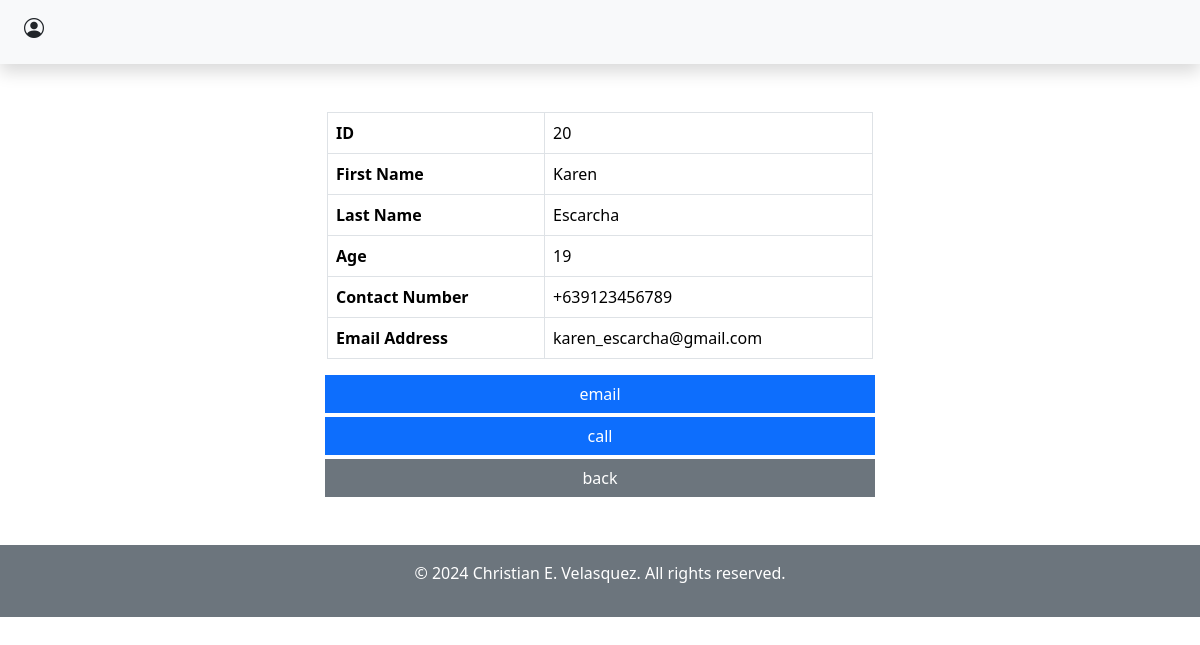
Page /rdview.php?id=20 on the committed database.
### tables this page shows
CREATE TABLE `customer_info` (
  `customer_id` int(5) UNSIGNED ZEROFILL NOT NULL,
  `first_name` varchar(100) DEFAULT NULL,
  `last_name` varchar(100) DEFAULT NULL,
  `age` int(5) DEFAULT NULL,
  `contact_num` varchar(15) DEFAULT NULL,
  `email_add` varchar(100) DEFAULT NULL
);

### rdview.php (the view, shortened to what this page needs)
<!DOCTYPE html>
<html lang="en">
<head>
  <link rel="stylesheet" href="bootstrap/css/bootstrap.min.css?v=5.3">
  <link rel="stylesheet" href="https://cdn.jsdelivr.net/npm/bootstrap-icons@1.11.0/font/bootstrap-icons.css">
</head>
<body>
  <div class="container-fluid bg-light py-3 ps-4 mb-5 shadow">
    <h5 class="text-start"><i class="bi bi-person-circle"></i>
    </h5>
  </div>
  <div class="container-lg mb-5">
    <div class="row justify-content-center">
      <div class="col-6">
        <?php
        require("dbconnection.php");
        if (isset($_GET['id'])) {
          $toView = $_GET['id'];
          $view = "SELECT * FROM customer_info WHERE customer_id = ?";
          $queryView = $dbConnect->prepare($view);
          $queryView->bind_param("i", $toView);
          $queryView->execute();
          $viewResults = $queryView->get_result();
          if ($viewResults->num_rows > 0) {
            while ($viewRow = $viewResults->fetch_assoc()) {
              echo "<div class='table-responsive-sm'>
              <table class='table table-bordered'>
              <tr>
                <th>ID</th>
                <td>$viewRow[customer_id]</td>
              </tr>
              <tr>
                <th>First Name</th>
                <td>$viewRow[first_name]</td>
              </tr>
              <tr>
                <th>Last Name</th>
                <td>$viewRow[last_name]</td>
              </tr>
              <tr>
                <th>Age</th>
                <td>$viewRow[age]</td>
              </tr>
              <tr>
                <th>Contact Number</th>
                <td>$viewRow[contact_num]</td>
              </tr>
              <tr>
                <th>Email Address</th>
                <td>$viewRow[email_add]</td>
              </tr>
              </table>
          </div>
            <div class='row g-1 text-center'>
              <a href='mailto:$viewRow[email_add]' class='btn btn-primary rounded-0'>email</a>
              <a href='tel:$viewRow[contact_num]' class='btn btn-primary rounded-0'>call</a>
              <a href='admin.php#reservation_lists' class='btn btn-secondary rounded-0'>back</a>
            </div>";
            }
          }
        }
        ?>
      </div>
    </div>
  </div>
  <?php include "extras/copyright.php"; ?>
</body>
</html>

### rows in the picture
customer_info: customer_id "20", first_name "Karen", last_name "Escarcha", age "19", contact_num "+639123456789", email_add "karen_escarcha@gmail.com"
